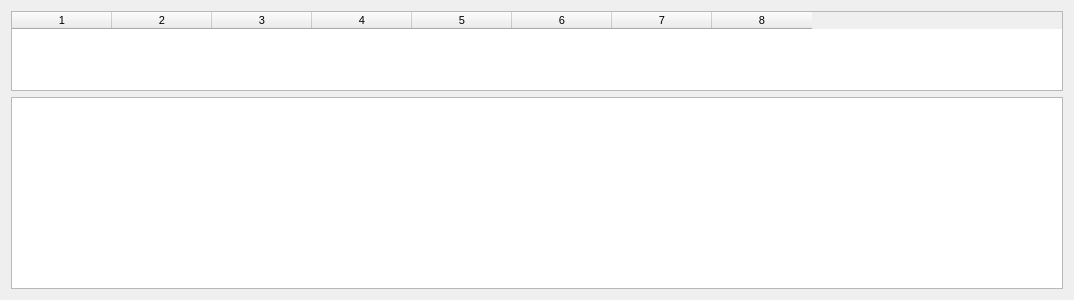
<?xml version="1.0" encoding="UTF-8"?>
<ui version="4.0">
 <class>GraphicsWidget</class>
 <widget class="QWidget" name="GraphicsWidget">
  <property name="geometry">
   <rect>
    <x>0</x>
    <y>0</y>
    <width>1074</width>
    <height>300</height>
   </rect>
  </property>
  <property name="windowTitle">
   <string>Form</string>
  </property>
  <layout class="QGridLayout" name="gridLayout">
   <item row="0" column="0">
    <widget class="QTableWidget" name="tagTable">
     <property name="sizePolicy">
      <sizepolicy hsizetype="Expanding" vsizetype="Expanding">
       <horstretch>0</horstretch>
       <verstretch>0</verstretch>
      </sizepolicy>
     </property>
     <property name="minimumSize">
      <size>
       <width>0</width>
       <height>71</height>
      </size>
     </property>
     <property name="maximumSize">
      <size>
       <width>16777215</width>
       <height>16777215</height>
      </size>
     </property>
     <property name="font">
      <font>
       <pointsize>8</pointsize>
      </font>
     </property>
     <property name="sizeAdjustPolicy">
      <enum>QAbstractScrollArea::AdjustToContents</enum>
     </property>
     <property name="columnCount">
      <number>8</number>
     </property>
     <attribute name="verticalHeaderStretchLastSection">
      <bool>false</bool>
     </attribute>
     <column/>
     <column/>
     <column/>
     <column/>
     <column/>
     <column/>
     <column/>
     <column/>
    </widget>
   </item>
   <item row="1" column="0">
    <widget class="GraphicsView" name="graphicsView"/>
   </item>
  </layout>
 </widget>
 <customwidgets>
  <customwidget>
   <class>GraphicsView</class>
   <extends>QGraphicsView</extends>
   <header>GraphicsView.h</header>
  </customwidget>
 </customwidgets>
 <resources/>
 <connections/>
</ui>
